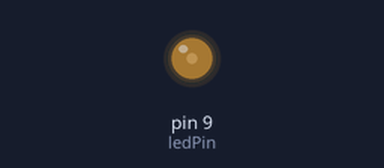
This sketch was run on a simulated Arduino Uno, built with avr-gcc and run on an emulated ATmega328P. On the bench: output pins drawn as LEDs (lit = HIGH).

Above: at 0.1 s.
At 1.9 s:
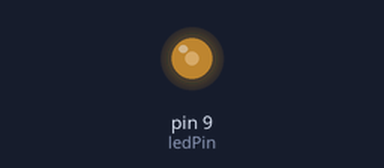
At 4.4 s:
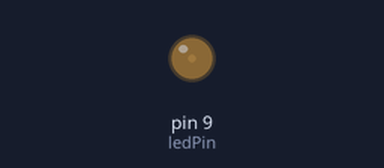
Timing chart, 0 to 6.6 s (numbered marks = the images above):
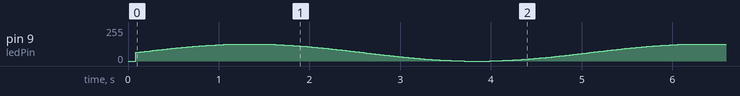

The sketch:

sketch_apr30a.ino
```cpp
int ledPin  = 9;

int F = 2;
int Fs = 500;
int n = 500;
float t;
int si;
byte sample[500];
void setup() {
  // put your setup code here, to run once:
//  Serial.begin(9600);
  pinMode(ledPin, OUTPUT);
  for (int n = 0; n<500; n++)
  {
    t = (float) n/Fs;
    sample[n] = (byte) (64.0* sin(2*3.14 * t) +64);
  }
  si = 1000000 /(F*n);
}


void loop() {
  // put your main code here, to run repeatedly:

  for( int fadeValue = 0; fadeValue <500; fadeValue ++) {
    analogWrite(ledPin, sample[fadeValue]);
//    Serial.println(sample[fadeValue]);
//    Serial.println(fadeValue);
    delay(10);
  }


}
```
